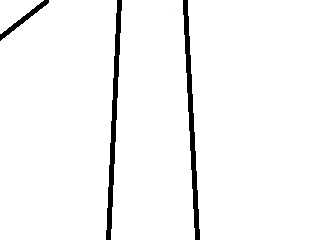
//> input picture road_detect/1.jpg, 320 x 240 px
$ ./main   (built with g++ and OpenCV 4)
//> lines starting //> are read from the running program, lines starting //| are printed output that depends on the picture; after the words box and inside, x2 and y2 are one past the last pixel; in counts of white or black regions, pixels touching at a corner belong together
#include <stdio.h>

#include "opencv/cv.h"
#include "opencv2/imgproc.hpp"
#include "opencv2/highgui.hpp"
#include "opencv2/core.hpp"

using namespace std;
using namespace cv;

class zone_fifo
{
public:
	int head;
	int tail;
	CvPoint* fifo_memory;

	zone_fifo(int depth)
	{
		fifo_memory = (CvPoint*)new int[depth * 2];
		head = 0;
		tail = 0;
	}

	~zone_fifo()
	{
		if (fifo_memory != NULL)
		{
			delete fifo_memory;
		}
	}

	void reset_fifo()
	{
		head = 0;
		tail = 0;
	}

	void fifo_push(CvPoint& pnt)
	{
		if (fifo_memory != NULL)
		{
			fifo_memory[tail] = pnt;
			tail++;
		}
	}

	CvPoint fifo_pop()
	{
		CvPoint rst;

		if ((fifo_memory != NULL) && (head < tail))
		{
			rst = fifo_memory[head];
			head++;
		}
		else
		{
			rst.x = -1;
			rst.y = -1;
		}

		return rst;
	}
};

void get_zone(Mat& input, zone_fifo& zone_detect_fifo, CvPoint& zone_pnt, int class_id)
{
	CvPoint temp;

	zone_detect_fifo.reset_fifo();

	input.at<uchar>(zone_pnt.x, zone_pnt.y) = class_id;
	zone_detect_fifo.fifo_push(zone_pnt);

	while (zone_detect_fifo.head < zone_detect_fifo.tail)
	{
		//从fifo中取出一个点
		temp = zone_detect_fifo.fifo_pop();

		//查看该点周围的四个点，如果是空白点，将其标记为class_id,并加入fifo
		if (input.at<uchar>(temp.x - 1, temp.y) == 0)
		{
			input.at<uchar>(temp.x - 1, temp.y) = class_id;
			zone_detect_fifo.fifo_push(CvPoint(temp.x - 1, temp.y));
		}
		if (input.at<uchar>(temp.x + 1, temp.y) == 0)
		{
			input.at<uchar>(temp.x + 1, temp.y) = class_id;
			zone_detect_fifo.fifo_push(CvPoint(temp.x + 1, temp.y));
		}
		if (input.at<uchar>(temp.x, temp.y - 1) == 0)
		{
			input.at<uchar>(temp.x, temp.y - 1) = class_id;
			zone_detect_fifo.fifo_push(CvPoint(temp.x, temp.y - 1));
		}
		if (input.at<uchar>(temp.x, temp.y + 1) == 0)
		{
			input.at<uchar>(temp.x, temp.y + 1) = class_id;
			zone_detect_fifo.fifo_push(CvPoint(temp.x, temp.y + 1));
		}
	}
}

//在这个图中，255表示分界线，0表示可连通区域
int image_split(Mat& input)
{
	int class_id = 1;
	zone_fifo zone_detect_fifo(input.rows*input.cols);

	//为提高速度，将图像周边一圈像素设置为边界，置为255
	for (int i = 0; i < input.rows; i++)
	{
		input.at<uchar>(i, 0) = 255;
		input.at<uchar>(i, input.cols - 1) = 255;
	}

	for (int i = 0; i < input.cols; i++)
	{
		input.at<uchar>(0, i) = 255;
		input.at<uchar>(input.rows - 1, i) = 255;
	}

	//遍历所有未分类的点
	for (int i = 1; i < input.rows - 1; i++)
	{
		for (int j = 1; j < input.cols - 1; j++)
		{
			if (input.at<uchar>(i, j) == 0)
			{
				//从该点开始进行膨胀，占满该点所在的连通区域
				CvPoint zone_pnt(i, j);
				get_zone(input, zone_detect_fifo, zone_pnt, class_id);

				class_id++;
			}
		}
	}

	return class_id - 1;
}

void set_mask(Mat& img, int ori_value, int new_value)
{
	for (int i = 0; i < img.rows; i++)
	{
		for (int j = 0; j < img.cols; j++)
		{
			if (img.at<uchar>(i, j) == ori_value)
			{
				img.at<uchar>(i, j) = new_value;
			}
			else
			{
				img.at<uchar>(i, j) = 0;
			}
		}
	}
}

void get_free_zone(Mat& cur, Mat& last)
{
	int zone_vote[256] = {0};
	int max = 0;
	int zone_id = 0;

	for (int i = 0; i < cur.rows; i++)
	{
		for (int j = 0; j < cur.cols; j++)
		{
			if (last.at<uchar>(i, j) == 1)
			{
				zone_vote[cur.at<uchar>(i, j)]++;
			}

			//int temp = cur.at<uchar>(i, j)* last.at<uchar>(i, j);
			//zone_vote[temp]++;
		}
	}

	for (int i = 1; i < 255; i++)
	{
		if (zone_vote[i] > max)
		{
			max = zone_vote[i];
			zone_id = i;
		}
	}

	set_mask(cur, zone_id, 128);

}

int main()
{
	int64 start, end;
	double freq;
	printf("start to proc!\n");
	freq = getTickFrequency();

	Mat image,result;
	image = imread("1.jpg", 0);
//> image is the input picture: 240 rows x 320 cols, CV_8UC1; min 0, max 255, mean 246.1

	threshold(image, result, 20, 255, THRESH_BINARY_INV);
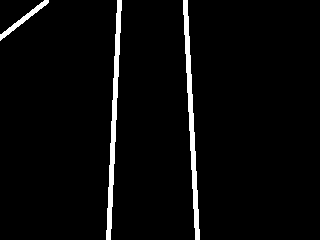
//> result: 240 rows x 320 cols, CV_8UC1; 3.5% white; 3 white regions, box (x1, y1, x2, y2) and area: (183, 0, 200, 240) 1190, (106, 0, 122, 240) 1186, (0, 0, 49, 41) 302

	int class_num = image_split(result);
//> after the loop in image_split, `for (int i = 0; i < input.rows; i++)`: input: 240 rows x 320 cols, CV_8UC1; 4.1% white; 4 white regions, box (x1, y1, x2, y2) and area: (183, 0, 200, 240) 1190, (106, 0, 122, 240) 1186, (0, 0, 49, 240) 535, (319, 0, 320, 240) 240
//> after the loop in image_split, `for (int i = 0; i < input.cols; i++)`:
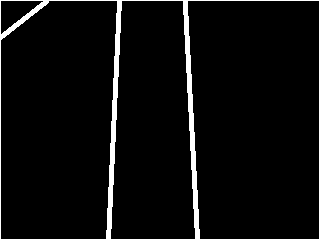
//> input: 240 rows x 320 cols, CV_8UC1; 4.9% white; 1 white region, box (x1, y1, x2, y2) and area: (0, 0, 320, 240) 3762
//> after the loop in image_split, `for (int i = 1; i < input.rows - 1; i++)`: class_id = 5
//> class_num = 4

	set_mask(result,3,1);
//> after the loop in set_mask, `for (int i = 0; i < img.rows; i++)`:
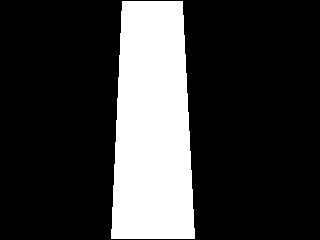
//> img: 240 rows x 320 cols, CV_8UC1; values 0 (black) and 1 (white), 22.4% white; 1 white region, box (x1, y1, x2, y2) and area: (111, 1, 195, 239) 17234

	Mat last_result = result.clone();

	image = imread("2.jpg", 0);
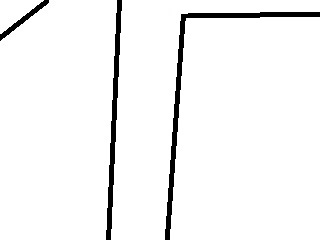
//> input picture road_detect/2.jpg, 320 x 240 px
//> image is the input picture: 240 rows x 320 cols, CV_8UC1; min 0, max 255, mean 244.1

	start = getTickCount();

	threshold(image, result, 20, 255, THRESH_BINARY_INV);
//> result: 240 rows x 320 cols, CV_8UC1; 4.3% white; 3 white regions, box (x1, y1, x2, y2) and area: (165, 12, 320, 240) 1788, (106, 0, 122, 240) 1186, (0, 0, 49, 41) 302
	class_num = image_split(result);
//> after the loop in image_split (call 2), `for (int i = 0; i < input.rows; i++)`:
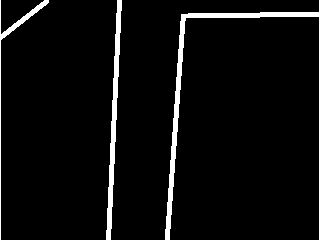
//> input: 240 rows x 320 cols, CV_8UC1; 4.9% white; 3 white regions, box (x1, y1, x2, y2) and area: (165, 0, 320, 240) 2023, (106, 0, 122, 240) 1186, (0, 0, 49, 240) 535
//> after the loop in image_split (call 2), `for (int i = 0; i < input.cols; i++)`:
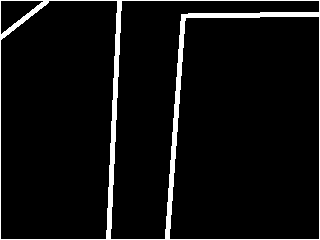
//> input: 240 rows x 320 cols, CV_8UC1; 5.7% white; 1 white region, box (x1, y1, x2, y2) and area: (0, 0, 320, 240) 4360
//> the loop in image_split (call 2), `for (int i = 1; i < input.rows - 1; i++)` made 238 passes
//> class_id on passes 1 to 3: 4, 4, 4
//> after the loop in image_split (call 2), `for (int i = 1; i < input.rows - 1; i++)`: class_id = 5
	get_free_zone(result, last_result);
//> after the loop in get_free_zone, `for (int i = 0; i < cur.rows; i++)`: zone_vote = 256 values, max 13557 at index 3, min 0 at index 0, mean 67.32
//> the loop in get_free_zone, `for (int i = 1; i < 255; i++)` made 254 passes
//> max on pass 3: 13557
//> after the loop in get_free_zone, `for (int i = 1; i < 255; i++)`: max = 13557; zone_id = 3
//> call 2 of set_mask, with ori_value = 3, new_value = 128
//> after the loop in set_mask (call 2), `for (int i = 0; i < img.rows; i++)`:
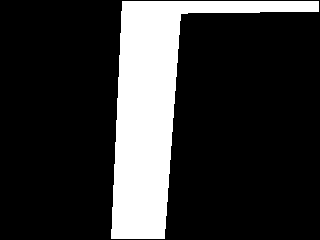
//> img: 240 rows x 320 cols, CV_8UC1; values 0 (black) and 128 (white), 19.7% white; 1 white region, box (x1, y1, x2, y2) and area: (111, 1, 319, 239) 15135

	end = getTickCount();

	printf("cycle is:%d!\n", end - start);
	printf("zone time cost is:%f!\n", (end - start) / freq);

	imshow("result", result);

	cvWaitKey(0);

	return 0;
}
